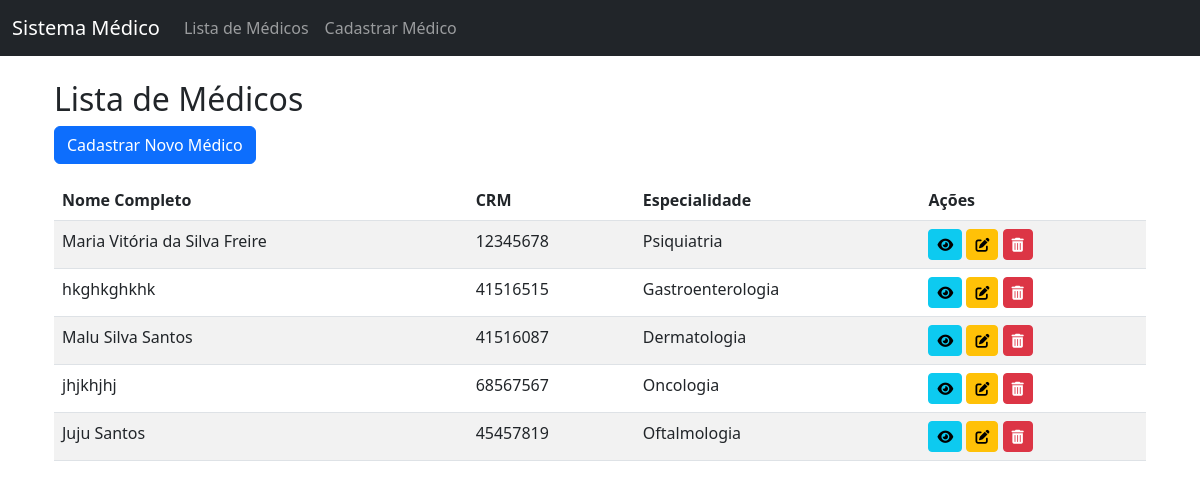
The page /medicos on the database as committed earlier.
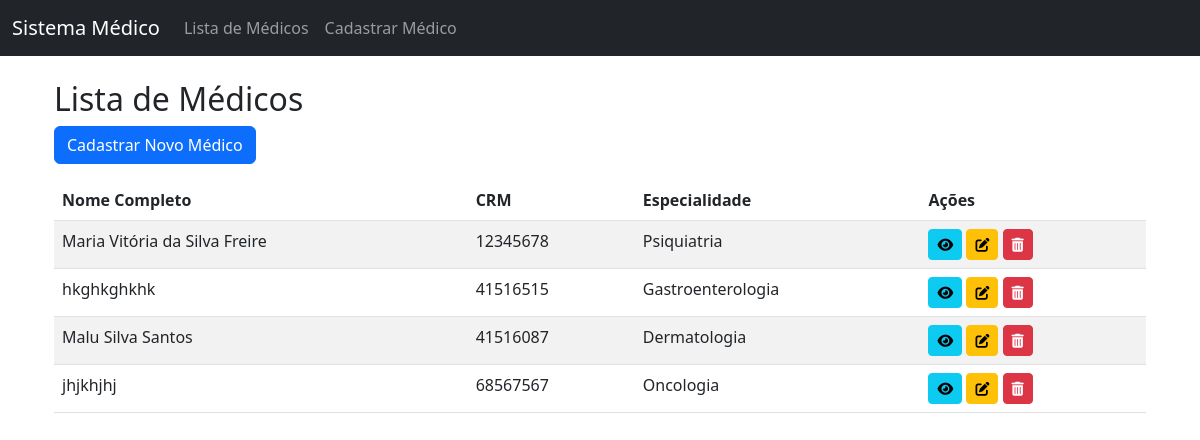
The same page on the database as committed later.
### app/models/medico.py (models this page shows)
class Medico(db.Model):
    id: so.Mapped[int] = so.mapped_column(primary_key=True)
    nome_completo: so.Mapped[str] = so.mapped_column(sa.String(150), nullable=False)
    crm: so.Mapped[int] = so.mapped_column(sa.Integer, nullable=False, unique=True)
    especialidade: so.Mapped[str] = so.mapped_column(sa.String(50), nullable=False)
    criado_em: so.Mapped[datetime.datetime] = so.mapped_column(sa.DateTime, default=datetime.datetime.utcnow)
    consultas: so.Mapped['Consulta'] = db.relationship(back_populates='medico')

### app/routes.py (the view)
@app.route('/medicos')
def listar_medicos():
    medicos= mc.listar_medicos()
    return render_template('medico_lista.html', medicos=medicos)

### app/controllers/MedicoController.py (called while the page is built)
def listar_medicos():
    return Medico.query.all()

### app/templates/medico_lista.html
{% extends 'base.html' %}
{% block content %}
<div class="container mt-4">
    <h2>Lista de Médicos</h2>
    <a href="{{ url_for('novo') }}" class="btn btn-primary mb-3">Cadastrar Novo Médico</a>
    <table class="table table-striped">
        <thead>
            <tr>
                <th>Nome Completo</th>
                <th>CRM</th>
                <th>Especialidade</th>
                <th>Ações</th>
            </tr>
        </thead>
        <tbody>
            {% for medico in medicos %}
            <tr>
                <td>{{ medico.nome_completo }}</td>
                <td>{{ medico.crm }}</td>
                <td>{{ medico.especialidade }}</td>
                <td>
                    <a href="{{ url_for('detalhes_medico', id=medico.id) }}" class="btn btn-info btn-sm" title="Visualizar">
                        <i class="fas fa-eye"></i>
                    </a>
                    <a href="{{ url_for('editar_medico', id=medico.id) }}" class="btn btn-warning btn-sm" title="Editar">
                        <i class="fas fa-edit"></i>
                    </a>
                    <a href="{{ url_for('excluir_medico_view', id=medico.id) }}" class="btn btn-danger btn-sm" title="Excluir">
                        <i class="fas fa-trash-alt"></i>
                    </a>
                </td>
            </tr>
            {% else %}
            <tr>
                <td colspan="4" class="text-center">Nenhum médico cadastrado.</td>
            </tr>
            {% endfor %}
        </tbody>
    </table>
</div>
{% endblock %}

### app/templates/base.html (shortened to what this page needs)
<!DOCTYPE html>
<html lang="pt-br">
<head>
    <link rel="stylesheet" href="https://cdn.jsdelivr.net/npm/bootstrap@5.3.0/dist/css/bootstrap.min.css">
    <link rel="stylesheet" href="https://cdnjs.cloudflare.com/ajax/libs/font-awesome/6.5.0/css/all.min.css">
</head>
<body>
    <nav class="navbar navbar-expand-lg navbar-dark bg-dark">
        <div class="container-fluid">
            <a class="navbar-brand" href="{{ url_for('listar_medicos') }}">Sistema Médico</a>
            <div class="collapse navbar-collapse" id="navbarNav">
                <ul class="navbar-nav me-auto">
                    <li class="nav-item">
                        <a class="nav-link" href="{{ url_for('listar_medicos') }}">Lista de Médicos</a>
                    </li>
                    <li class="nav-item">
                        <a class="nav-link" href="{{ url_for('novo') }}">Cadastrar Médico</a>
                    </li>
                </ul>
            </div>
        </div>
    </nav>
    <div class="container">
        {% block content %}{% endblock %}
    </div>
</body>
</html>

Rows that differ between the two databases and show on the page:
removed Medico: nome_completo "Juju Santos", crm "45457819", especialidade "Oftalmologia"
